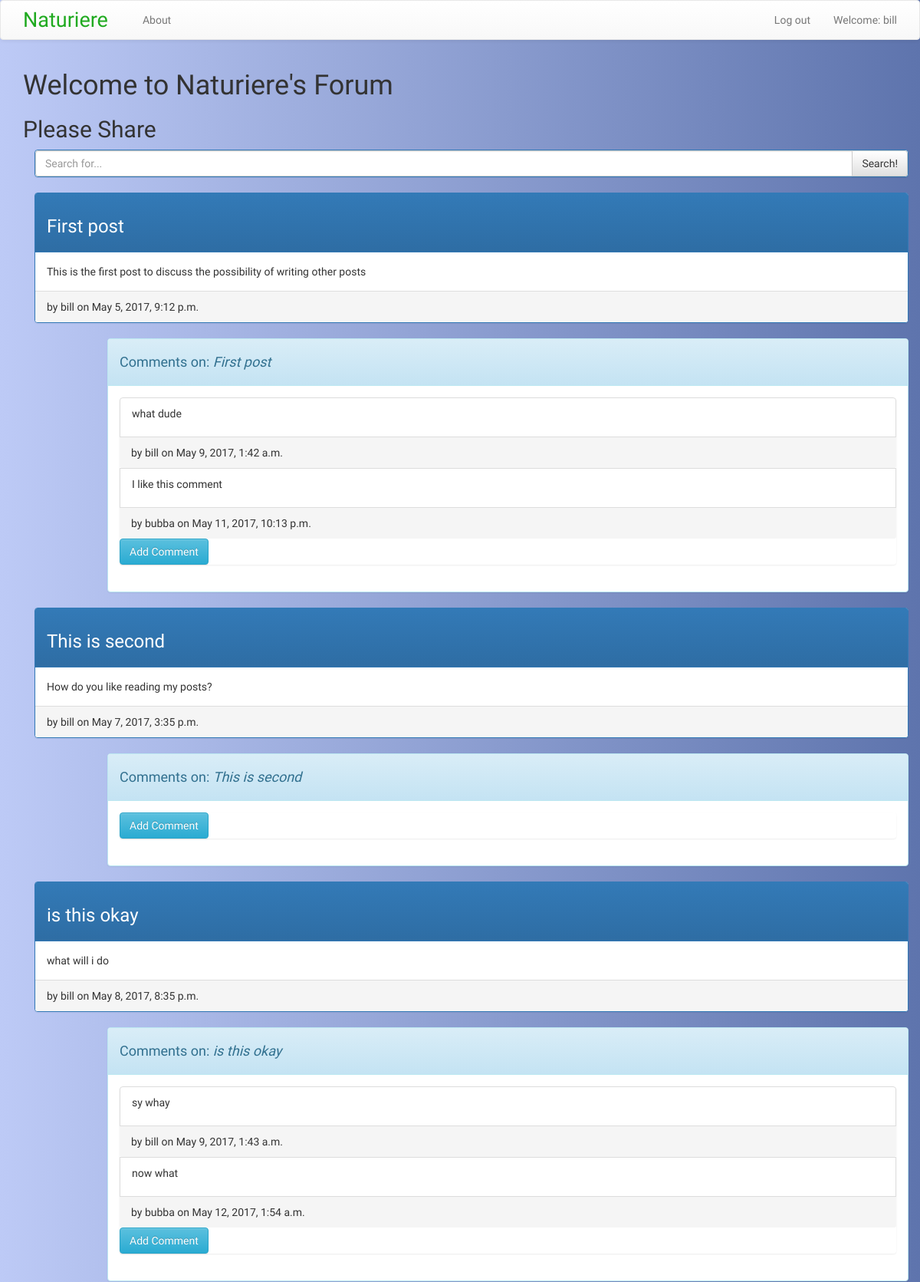
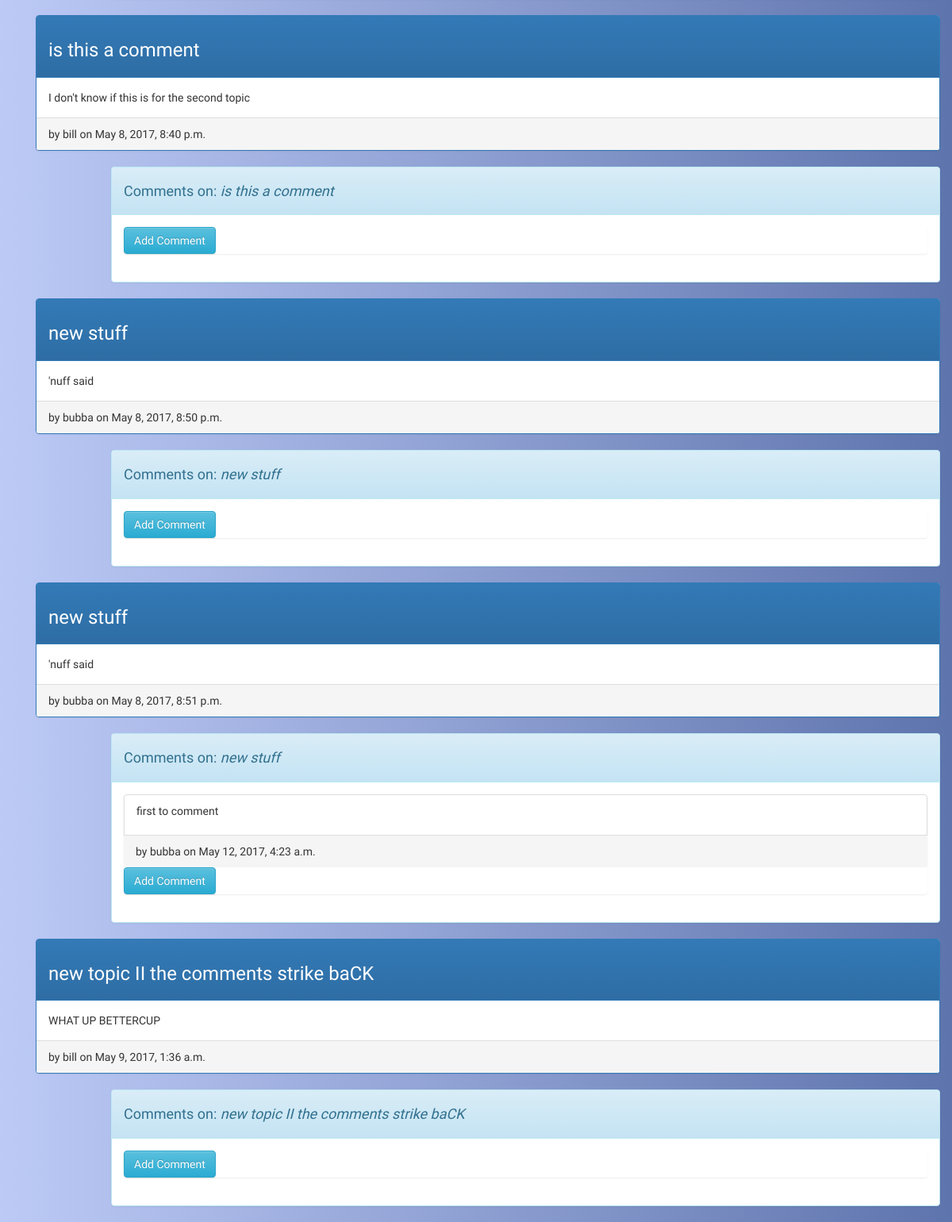
The page /forum/ (signed in) on the database its author committed (2 pictures, top to bottom).
### blog/models.py (models this page shows, shortened)
class Post(models.Model):
    author = models.ForeignKey(User)
    title = models.CharField(max_length=200)
    text = models.TextField()
    created_date = models.DateTimeField(default=timezone.now)

class Comment(models.Model):
    post = models.ForeignKey('blog.Post', related_name='comments',)
    author = models.ForeignKey(User)
    text = models.TextField()
    created_date = models.DateTimeField(default=timezone.now)

### blog/views.py (the view)
# urls.py: url(r'^forum/', include('blog.urls')),
@login_required
def forum(request):
    all_posts = Post.objects.all()
    all_comments = Comment.objects.all()
    comment_form = CommentForm(request.POST or None, request.FILES or None)
    if comment_form.is_valid():
        comment = comment_form.save(commit=False)
        comment.save()
    form = CommentForm()
    context = {'form':form,
        'all_posts': all_posts,
        'all_comment': all_comments
    }
    return render(request, 'blog/forum.html', context)

### blog/forms.py
class CommentForm(forms.ModelForm):
    class Meta:
        model = Comment
        fields = ( 'text',)
        widgets = {
            'text': forms.Textarea(attrs={'class': 'editable medium-editor-textarea'}),
        }

### blog/templates/blog/forum.html
{% extends "blog/base.html" %}
{% load staticfiles %}
{% block body_block %}
        <h1>Welcome to Naturiere's Forum</h1>
        <h2>Please Share</h2>
   {% if all_posts %}
   <div class = "container posts">
        <div class="panel panel-primary">
           <div class="input-group">
              <input type="text" class="form-control" placeholder="Search for...">
              <span class="input-group-btn">
                <button class="btn btn-default" type="button">Search!</button>
              </span>
            </div>
            </div>
            {% for post in all_posts %}
            <div class="panel panel-primary">
                <div class="panel-heading">
                    <h3> {{ post.title }} </h3>
                </div>
                 <div class="panel-body">
                    {{ post.text }}
                </div>
                <div class = "panel-footer">
                   by {{ post.author }} on {{ post.created_date }}
                </div>
                </div>
                 <div class="panel panel-info col-md-offset-1 ">
                    <div class="panel-heading"><h4>Comments on: <em>  {{ post.title }} </em></h4></div>
                    <div class="panel-body">
                     <ul class="list-group">
                        {% for comment in post.comments.all %}
                         <li class="list-group-item">{{ comment.text|safe|linebreaks }} </li>
                         <div class = "panel-footer">
                            by {{ comment.author }} on {{ comment.created_date }}
                          </div>
                        {% endfor %}
                        <a href="{% url 'add_comment_to_post' post.id %}" class="btn btn-info">Add Comment</a>
                   </div>
             </div>
            {% endfor %}
   </div>
    {% else %}
        <h1>No Posts</h1>
    {% endif %}
{% endblock %}

### blog/templates/blog/base.html (shortened to what this page needs)
<!DOCTYPE html>
{% load staticfiles %}
<html>
  <head>
    <link rel="stylesheet" href="https://maxcdn.bootstrapcdn.com/bootstrap/3.3.7/css/bootstrap.min.css">
    <link rel="stylesheet" href="https://maxcdn.bootstrapcdn.com/bootstrap/3.3.7/css/bootstrap-theme.min.css">
    <link rel="stylesheet" href="{% static "css/naturiere.css" %}" />
  </head>
<body class='loader'>
  <nav class="navbar navbar-default">
    <div class="container">
      <ul class="nav navbar-nav">
         <li><a class="navbar-brand" href="{% url 'index' %}"><span class = "naturiere">Naturiere</span></li>
        <li><a href="{% url 'about'%}">About</a></li>
      </ul>
      <ul class="nav navbar-nav navbar-right">
        {% if user.is_authenticated %}
        <li>
          <a href="{% url 'logout_view' %}" >Log out</a>
        </li>
        <li>
          <a >Welcome: {{ user.username }}</a>
        </li>
          {% else %}
          <li><a class='nav navbar-right' href="{% url 'login_view' %}" ><span class="glyphicon glyphicon-user"></span></a></li>
        {% endif %}
      </ul>
  </div>
</nav>
    <div class="container">
    {% block body_block %}
    {% endblock %}
</body>
</html>

### static/css/naturiere.css (style rules this page uses)
.naturiere { color: #20AA20; font-size: 1.5em; }
body { background: #5E74AD; background: -webkit-linear-gradient(to right, #BDCAF6, #5E74AD); background: linear-gradient(to right, #BDCAF6, #5E74AD); font-family: 'Courgette', cursive; }

### rows shown on the page
Post: title "First post", text "This is the first post to discuss the possibility of writing other posts", author "bill", created_date "May 5, 2017, 9:12 p.m."
Comment: text "what dude", author "bill", created_date "May 9, 2017, 1:42 a.m."
Comment: text "I like this comment", author "bubba", created_date "May 11, 2017, 10:13 p.m."
Post: title "This is second", text "How do you like reading my posts?", author "bill", created_date "May 7, 2017, 3:35 p.m."
Post: title "is this okay", text "what will i do", author "bill", created_date "May 8, 2017, 8:35 p.m."
Comment: text "sy whay", author "bill", created_date "May 9, 2017, 1:43 a.m."
Comment: text "now what", author "bubba", created_date "May 12, 2017, 1:54 a.m."
Post: title "is this a comment", text "I don't know if this is for the second topic", author "bill", created_date "May 8, 2017, 8:40 p.m."
Post: title "new stuff", text "'nuff said", author "bubba", created_date "May 8, 2017, 8:50 p.m."
Post: title "new stuff", text "'nuff said", author "bubba", created_date "May 8, 2017, 8:51 p.m."
Comment: text "first to comment", author "bubba", created_date "May 12, 2017, 4:23 a.m."
Post: title "new topic II the comments strike baCK", text "WHAT UP BETTERCUP", author "bill", created_date "May 9, 2017, 1:36 a.m."

### other values the page prints
{{ user.username }} "bill"
